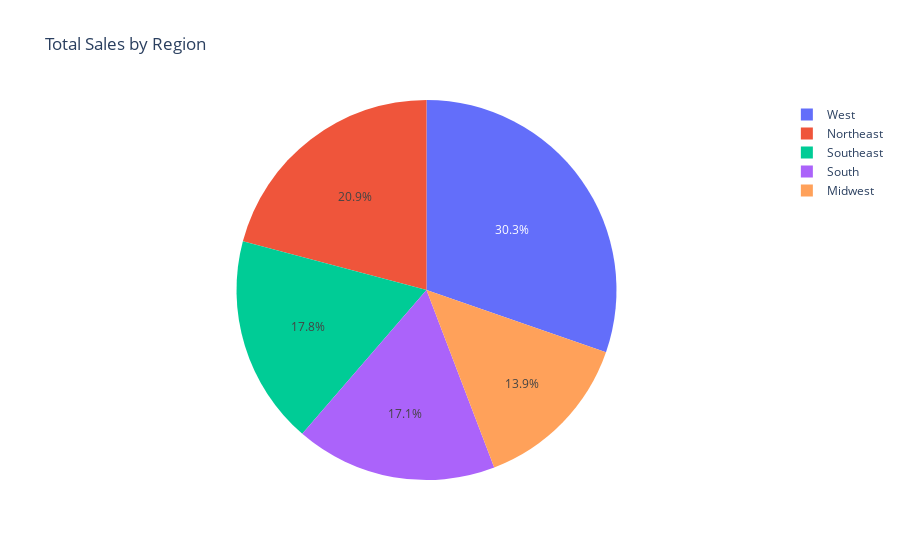

Here is the notebook cell this chart was saved with:
### Code cell
import plotly.express as px
px.pie(Region_Sales, values="Total Sales", names="Region",title="Total Sales by Region")

### Figure 1 — Plotly figure (JSON) as saved in the notebook; plotly's stock layout.template omitted (floating-point values rounded to 4 significant figures)
{"data": [{"domain": {"x": [0, 1], "y": [0, 1]}, "hovertemplate": "Region=%{label}<br>Total Sales=%{value}<extra></extra>", "labels": ["Midwest", "Northeast", "South", "Southeast", "West"], "legendgroup": "", "name": "", "showlegend": true, "type": "pie", "values": [16674434, 25078267, 20603356, 21374436, 36436157]}], "layout": {"autosize": true, "legend": {"tracegroupgap": 0}, "title": {"text": "Total Sales by Region"}}}
